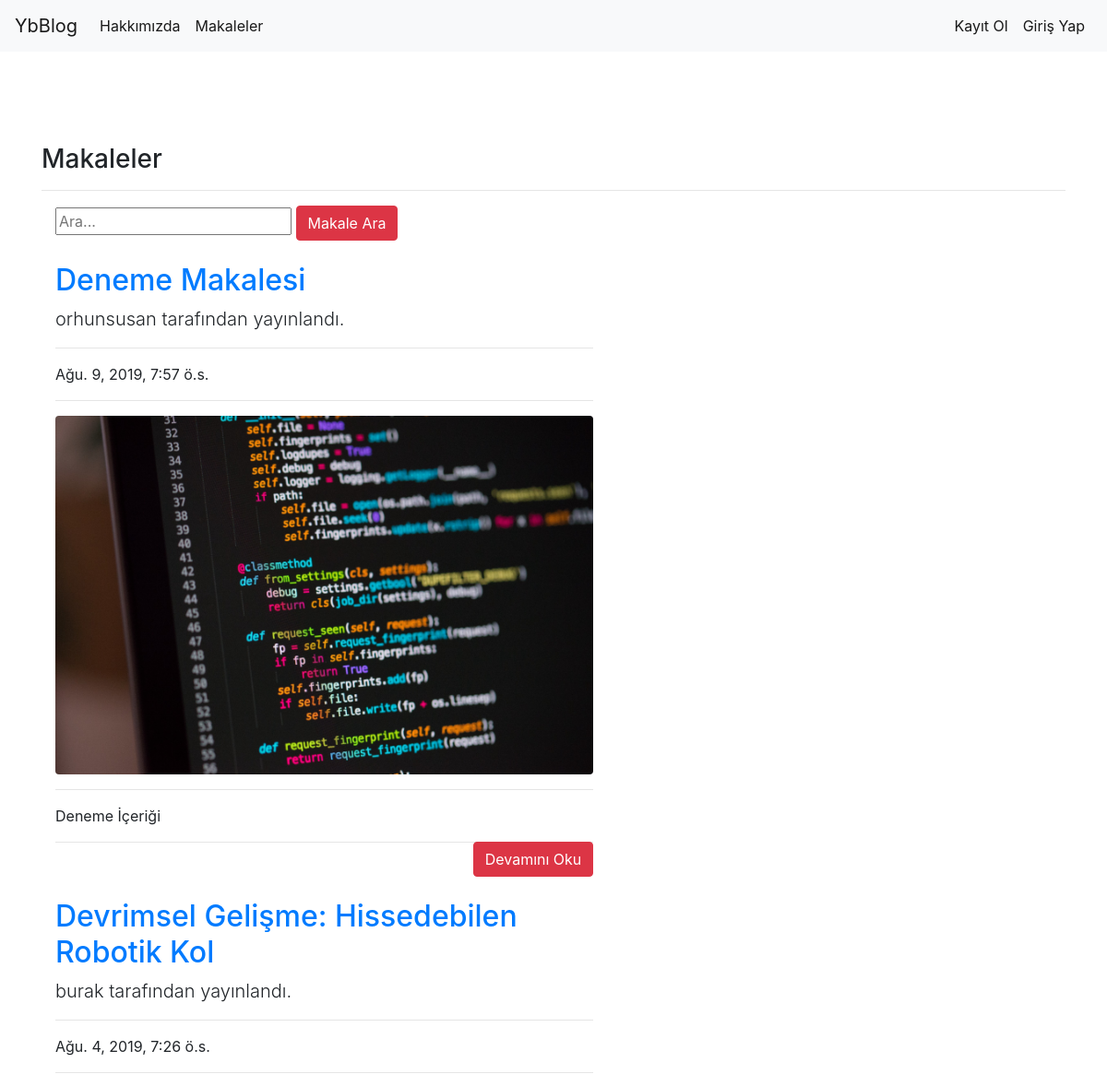
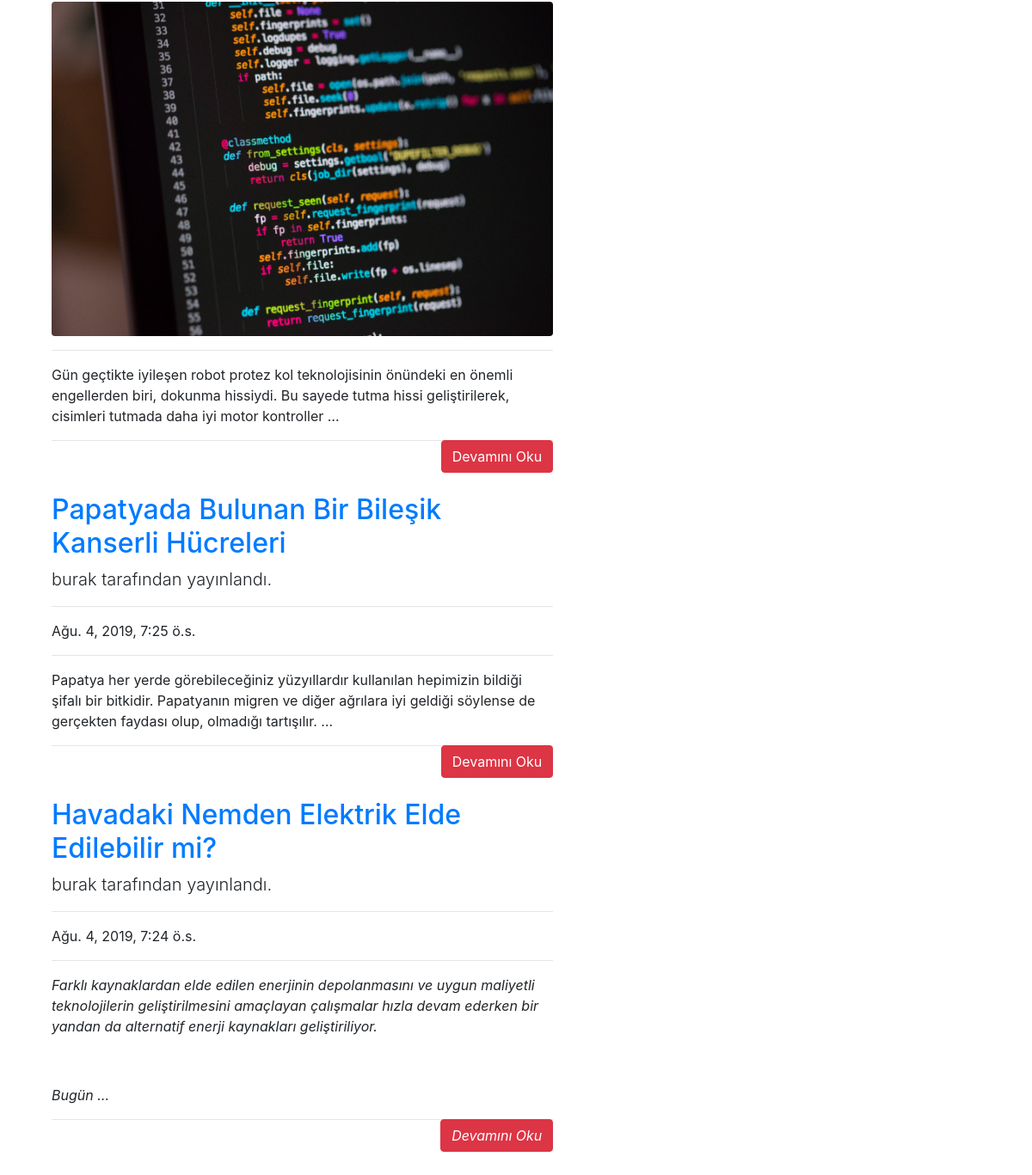
The app's page /articles/ with its own data (2 pictures, top to bottom).
### article/models.py (models this page shows, shortened)
class Article(models.Model):
    author = models.ForeignKey('auth.User' , on_delete=models.CASCADE , verbose_name = "Yazar")
    title = models.CharField(max_length=50 , verbose_name = "Başlık")
    content = RichTextField()
    created_date = models.DateTimeField(auto_now_add = True , verbose_name = "Oluşturma Zamanı")
    article_image = models.FileField(blank = True,null = True,verbose_name="Makaleye Fotoğraf Ekleyin")
    class Meta:
        ordering = ['-created_date']

### article/views.py (the view)
# urls.py: path('', views.articles , name = "articles"),
def articles(request):
    keyword = request.GET.get("keyword")
    if keyword:
        articles = Article.objects.filter(title__contains = keyword)
        return render(request,"articles.html",{"articles":articles})
    articles = Article.objects.all()
    return render(request,"articles.html",{"articles":articles})

### templates/articles.html (shortened to what this page needs)
{% extends "layout.html" %}
{% block body %}
<h3>Makaleler</h3>
<hr>
<div class="row">
  <div class="col-md-10 offset-md-0">
    <div class="col-lg-8">
      <form>
        <input type="text" name="keyword" class="input-sm" maxlength="64" placeholder="Ara...">
        <button type="submit" class="btn btn-danger">Makale Ara</button>
      </form>
    </div>
  </div>
</div>
{% if articles %}
    {% for article in articles %}
<div class="row">
    <div class="col-md-10 offset-md-0">
    <div class="col-lg-8">
      <a href="{% url 'article:detail' article.id %}"> <h2 class="mt-4">{{article.title}}</h2></a>
      <p class="lead">
        {{article.author.username}} tarafından yayınlandı.
      </p>
      <hr>
      <p>{{article.created_date}}</p>
      <hr>
      {% if article.article_image %}
      <a href="{% url 'article:detail' article.id %}"></a><img class="img-fluid rounded" src="{{article.article_image.url}}" alt=""> </a>
      <hr>
      {% endif %}
      <p>{{article.content|safe|truncatewords:25}}</p>
      <a style="float : right" href="{% url 'article:detail' article.id %}" class="btn btn-danger">Devamını Oku</a>
      <hr>
    </div></div></div>
    {% endfor %}
{% else %}
<div class="alert alert-danger">Makale Bulunamadı</div>
{% endif %}
{% endblock body %}

### templates/layout.html (shortened to what this page needs)
<!DOCTYPE html>
{% load static %}
<html lang="tr">
<head>
    <link rel="stylesheet" href="{% static 'css/bootstrap.min.css' %}">
</head>
<body>
    {% include "includes/navbar.html" %}
    <div style = "margin-top : 100px; margin-bottom : 300px;"  class="container">
        {% block body %}
        {% endblock body %}
    </div>
</body>
</html>

### templates/includes/navbar.html (shortened to what this page needs)
<nav class="navbar navbar-expand-lg navbar-light bg-light">
        <a class="navbar-brand" href="{% url 'index' %}">YbBlog</a>
        <div class="collapse navbar-collapse" id="navbarSupportedContent">
          <ul class="navbar-nav mr-auto">
            <li class="nav-item active">
              <a class="nav-link" href="{% url 'about' %}">Hakkımızda <span class="sr-only">(current)</span></a>
            </li>
            <li class="nav-item active">
                <a class="nav-link" href="{% url 'article:articles' %}">Makaleler <span class="sr-only">(current)</span></a>
              </li>
          </ul>
          {% if request.user.is_authenticated %}
          <ul class="navbar-nav ml-auto">
            <li class="nav-item active">
              <a class="nav-link" href="{% url 'article:dashboard' %}">Aktif Kullanıcı: {{user}} Kontrol Paneli <span class="sr-only">(current)</span></a>
            </li>
            <li class="nav-item active">
                <a class="nav-link" href="{% url 'user:logout' %}">Çıkış Yap <span class="sr-only">(current)</span></a>
            </li>
          </ul>
          {% else %}
          <ul class="navbar-nav ml-auto">
            <li class="nav-item active">
              <a class="nav-link" href="{% url 'user:register' %}">Kayıt Ol <span class="sr-only">(current)</span></a>
            </li>
            <li class="nav-item active">
              <a class="nav-link" href="{% url 'user:login' %}">Giriş Yap <span class="sr-only">(current)</span></a>
            </li>
          </ul>
          {% endif %}
        </div>
      </nav>

### records on screen
Article: title "Deneme Makalesi", author.username "orhunsusan", created_date "Ağu. 9, 2019, 7:57 ö.s.", article_image (picture), content "Deneme İçeriği"
Article: title "Devrimsel Gelişme: Hissedebilen Robotik Kol", author.username "burak", created_date "Ağu. 4, 2019, 7:26 ö.s.", article_image (picture), content "Gün geçtikte iyileşen robot protez kol teknolojisinin önündeki en önemli engellerden biri, dokunma hissiydi. Bu sayede tutma hissi geliştirilerek, cisimleri tutmada daha iyi motor kontroller …"
Article: title "Papatyada Bulunan Bir Bileşik Kanserli Hücreleri", author.username "burak", created_date "Ağu. 4, 2019, 7:25 ö.s.", content "Papatya her yerde görebileceğiniz yüzyıllardır kullanılan hepimizin bildiği şifalı bir bitkidir. Papatyanın migren ve diğer ağrılara iyi geldiği söylense de gerçekten faydası olup, olmadığı tartışılır. …"
Article: title "Havadaki Nemden Elektrik Elde Edilebilir mi?", author.username "burak", created_date "Ağu. 4, 2019, 7:24 ö.s.", content "Farklı kaynaklardan elde edilen enerjinin depolanmasını ve uygun maliyetli teknolojilerin geliştirilmesini amaçlayan çalışmalar hızla devam ederken bir yandan da alternatif enerji kaynakları geliştiriliyor. Bugün …"
